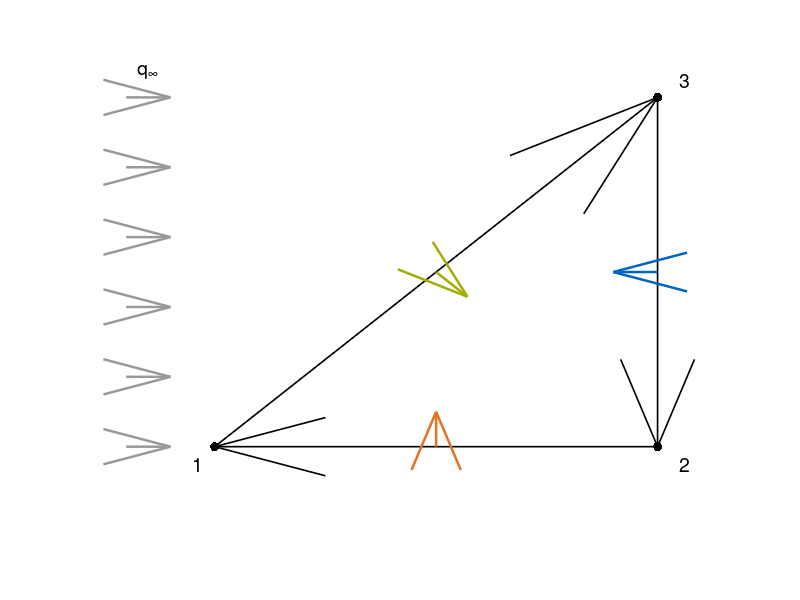

The MATLAB script that drew this image:
clear; clc; close all

arrowheadsize = 1.0;
linewidtharrows = 1.8;

point_one =   [0, 0];
point_two =   [10, 0];
point_three = [10, 10];

%plot points
plot(point_one(1),point_one(2),'.','MarkerSize',20,'Color','k')
hold on
plot(point_two(1), point_two(2),'.','MarkerSize',20,'Color','k')
plot(point_three(1), point_three(2),'.','MarkerSize',20,'Color','k')
text(-0.5,-0.5,'1','FontSize',14)
text(10.5,-0.5,'2','FontSize',14)
text(10.5,10.5,'3','FontSize',14)

% plot lines
% plot([point_one(1), point_two(1)], [point_one(2), point_two(2)],'Color','k','Linewidth',1.2)
% plot([point_three(1), point_two(1)], [point_three(2), point_two(2)],'Color','k','Linewidth',1.2)
% plot([point_one(1), point_three(1)], [point_one(2), point_three(2)],'Color','k','Linewidth',1.2)

% create vectors
% 1 - 2
vector_one   = [point_one(1) - point_two(1), point_one(2) - point_two(2), 0];
% 2 - 3
vector_two   = [point_two(1) - point_three(1), point_two(2) - point_three(2), 0];
% 3 - 1
vector_three = [point_three(1) - point_one(1), point_three(2) - point_one(2), 0];

quiver(point_two(1),point_two(2),vector_one(1),vector_one(2),0,'Color','k','LineWidth',1.2,'MaxHeadSize',0.15)
quiver(point_three(1),point_three(2),vector_two(1),vector_two(2),0,'Color','k','LineWidth',1.2,'MaxHeadSize',0.15)
quiver(point_one(1),point_one(2),vector_three(1),vector_three(2),0,'Color','k','LineWidth',1.2,'MaxHeadSize',0.15)

axis([-2.5 11.5 -2.5 11.5])
set(gcf, 'Color','w'); 
axis off;

% cross products
% z axis
z = [0 0 1];

% first normal
x_one = vector_one(2)*z(3) - vector_one(3)*z(2);
y_one = -(vector_one(1)*z(3) - vector_one(3)*z(1));
z_one = vector_one(1)*z(2) - vector_one(2)*z(1);

normal_one = [x_one, y_one, z_one];
normal_one = normal_one ./ norm(normal_one);

midpoint_one = [0.5*(point_one(1) + point_two(1)), 0.5*(point_one(2) + point_two(2))];
quiver(midpoint_one(1),midpoint_one(2),normal_one(1),normal_one(2),0,...
    'Color','#e37222','LineWidth',linewidtharrows,'MaxHeadSize',arrowheadsize)

% second normal
x_two = vector_two(2)*z(3) - vector_two(3)*z(2);
y_two = -(vector_two(1)*z(3) - vector_two(3)*z(1));
z_two = vector_two(1)*z(2) - vector_two(2)*z(1);

normal_two = [x_two, y_two, z_two];
normal_two = normal_two ./ norm(normal_two);

midpoint_two = [0.5*(point_two(1) + point_three(1)), 0.5*(point_two(2) + point_three(2))];
quiver(midpoint_two(1),midpoint_two(2),normal_two(1),normal_two(2),0,...
    'Color','#0065bd','LineWidth',linewidtharrows,'MaxHeadSize',arrowheadsize)


% third normal
x_three = vector_three(2)*z(3) - vector_three(3)*z(2);
y_three = -(vector_three(1)*z(3) - vector_three(3)*z(1));
z_three = vector_three(1)*z(2) - vector_three(2)*z(1);

normal_three = [x_three, y_three, z_three];
normal_three = normal_three ./ norm(normal_three);

midpoint_three = [0.5*(point_one(1) + point_three(1)), 0.5*(point_one(2) + point_three(2))];
quiver(midpoint_three(1),midpoint_three(2),normal_three(1),normal_three(2),0,...
    'Color','#a2ad00','LineWidth',linewidtharrows,'MaxHeadSize',arrowheadsize)

% free stream velocity 
free_stream_mach_number = 0.6;
free_stream_speed_of_sound = 340.0;
V = [free_stream_mach_number * free_stream_speed_of_sound, 0, 0];

quiver(-2,0,V(1)/norm(V(1)),0,0,'Color','#999999','LineWidth',linewidtharrows,'MaxHeadSize',arrowheadsize)
quiver(-2,2,V(1)/norm(V(1)),0,0,'Color','#999999','LineWidth',linewidtharrows,'MaxHeadSize',arrowheadsize)
quiver(-2,4,V(1)/norm(V(1)),0,0,'Color','#999999','LineWidth',linewidtharrows,'MaxHeadSize',arrowheadsize)
quiver(-2,6,V(1)/norm(V(1)),0,0,'Color','#999999','LineWidth',linewidtharrows,'MaxHeadSize',arrowheadsize)
quiver(-2,8,V(1)/norm(V(1)),0,0,'Color','#999999','LineWidth',linewidtharrows,'MaxHeadSize',arrowheadsize)
quiver(-2,10,V(1)/norm(V(1)),0,0,'Color','#999999','LineWidth',linewidtharrows,'MaxHeadSize',arrowheadsize)
text(-1.75,10.75,'q_{\infty}','FontSize',14)

component_one = dot(normal_one,V)/norm(V);
component_two = dot(normal_two,V)/norm(V);
component_three = dot(normal_three,V)/norm(V);
